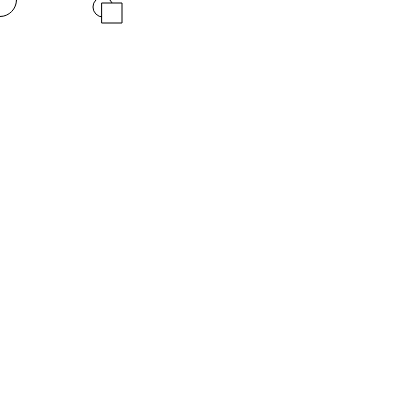
Frame 1 (no input)
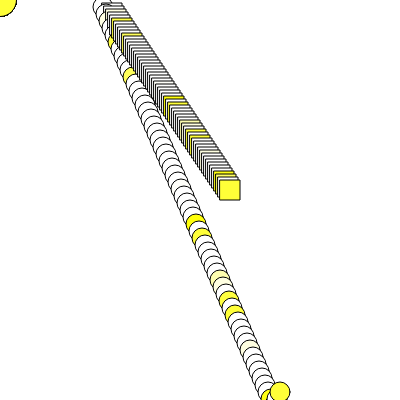
Frame 60 (no input)
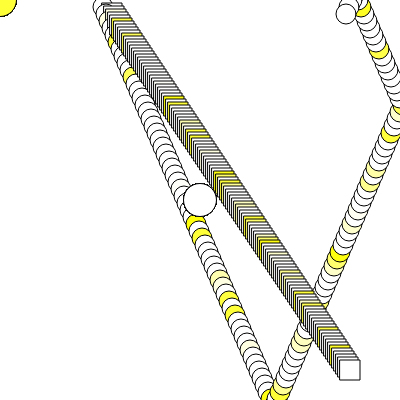
Frame 120 (the mouse pressed at the canvas centre since frame 60)

The p5.js sketch that drew these frames (run headless with seeded random() and noise() and a simulated clock; from frame 60 on, the mouse is pressed at the canvas centre):

// p5.js sketch
// ── sketch.js
let x1 = 100;     // x1 position of the ball
let y1 = 0;       // y1 position of the ball
let x1Speed = 3;  // speed in X1 direction
let y1Speed = 7; // speed in Y1 direction
let d1 = 20;      // diameter of the ball

let x2 = 100;     // x1 position of the ball
let y2 = 0;       // y1 position of the ball
let x2Speed = 2;  // speed in X1 direction
let y2Speed = 3; // speed in Y1 direction
let d2 = 20;      // diameter of the ball

let x3 = 100;     // x1 position of the ball
let y3 = 0;       // y1 position of the ball
let x3Speed = 5;  // speed in X1 direction
let y3Speed = 5; // speed in Y1 direction
let d3 = 20;      // diameter of the ball




function setup() {
  createCanvas(400, 400);
}

function draw() {{
 // background("blue"); // try commenting this out!
 
  // if x hits the right side or the left side of the canvas,
  // switch directions...

  function setup() {
    createCanvas(100, 100);
    strokeWeight(8);
  }
  function draw() {
    background(204);
    line(mouseX, mouseY, pmouseX, pmouseY);
  }

  if (x1 > width || x1 < 0) {
    x1Speed = x1Speed * -1;  
  }
  x1 = x1 + x1Speed; // adding a negative x1Speed *decreases* x1, right?
  
  // same as above, but for the top and bottom of the canvas
  if (y1 > width || y1 < 0) {
    y1Speed = y1Speed * -1;  
  }
  y1 = y1 + y1Speed;

  fill(random(254,456),random(340,324),random(8,845))
   
    ellipse(mouseX,mouseY,33,33)


    
    circle(x1, y1, d1);function draw() {}}
   {
    
    // if x hits the right side or the left side of the canvas,
    // switch directions...
    if (x2 > width || x2 < 0) {
      x2Speed = x2Speed * -1;  
    }
    x2 = x2 + x2Speed; // adding a negative x1Speed *decreases* x1, right?
    
    // same as above, but for the top and bottom of the canvas
    if (y2 > width || y2 < 0) {
      y2Speed = y2Speed * -1;  
    }
    y2 = y2 + y2Speed;
    
    square(x2, y2, d2);}
{
      // if x hits the right side or the left side of the canvas,
    // switch directions...
   
 
  }
 
}
